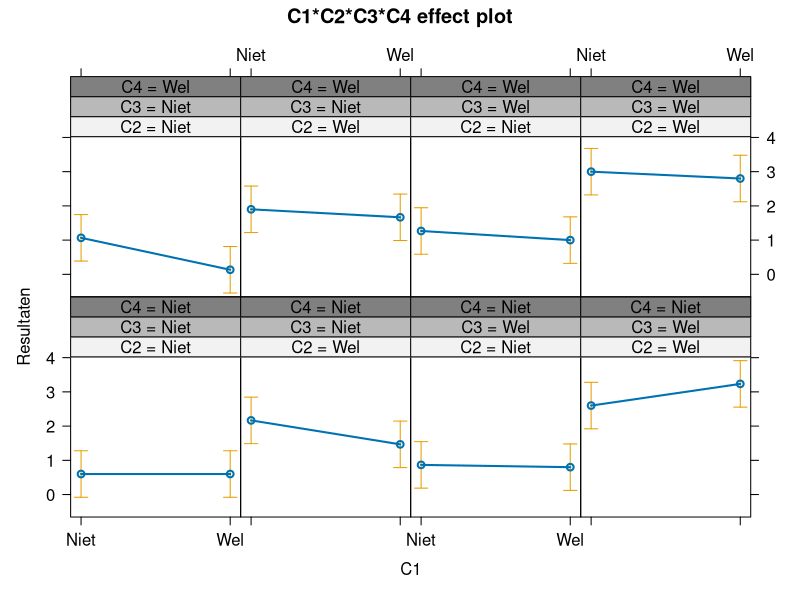

Write R code to recreate this figure.
# Vraag A: De Full factorial opzet is geschikt omdat we juist geintereseert zijn in intereacties

library(effects)
library(tidyverse)
library(readxl)

chemicals <- read_excel("POV004 XXX Chemicals.xlsx", 
                        sheet = "simulatie", range = "A3:F51")

reg <- lm(Resultaten ~ C1 * C2 * C3 * C4, data = chemicals)
summary(reg)

plot(allEffects(reg))
